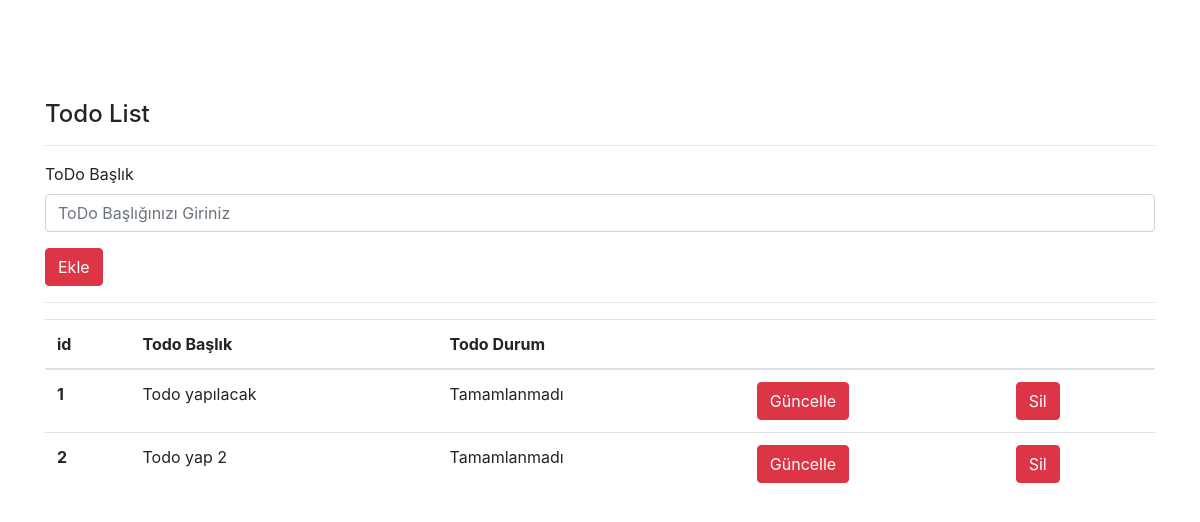
Before: / with the older database file.
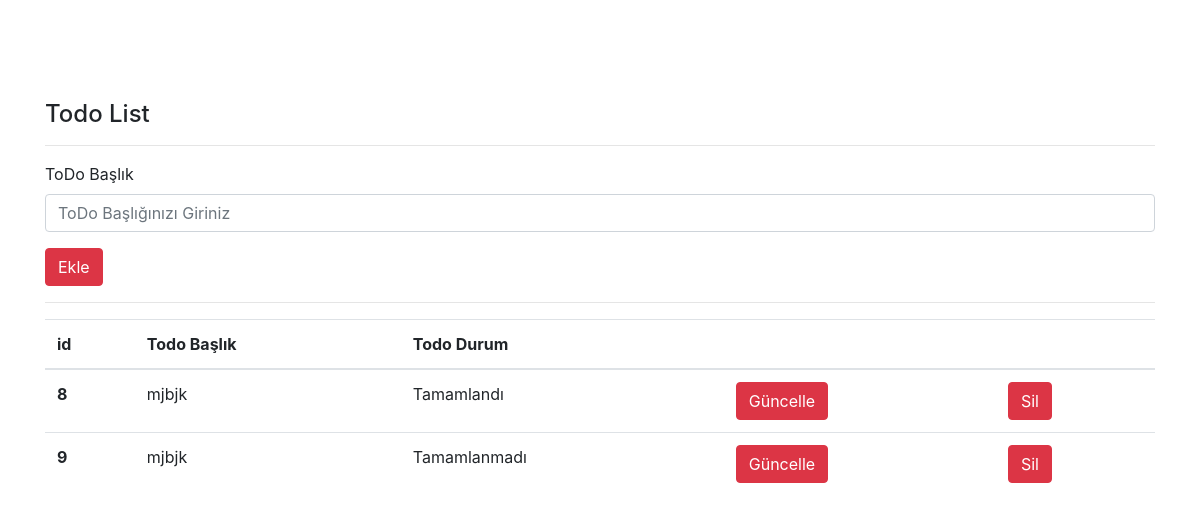
After: the same page with the newer database file.
### todo/models.py (models this page shows, shortened)
class Todo(models.Model):
    title = models.CharField(max_length = 50, verbose_name = "Başlık")
    completed = models.BooleanField(verbose_name= "Durum")

### todo/views.py (the view)
# urls.py: path('', views.index),
def index(request):
    todos = Todo.objects.all()
    return render(request, "index.html", {"todos": todos})

### templates/index.html (shortened to what this page needs)
<!DOCTYPE html>
<html lang="en">
<head>
    <link rel="stylesheet" href="https://stackpath.bootstrapcdn.com/bootstrap/4.3.1/css/bootstrap.min.css"
>
</head>
<body>
    <div style="margin-top: 100px" class="container">
        <h4>Todo List</h4>
        <hr>
        <form action="addTodo" method="POST">
            <div class="form-group">
                <label for="formGroupExampleInput">ToDo Başlık</label>
                <input type="text" name="title" class="form-control" id="formGroupExampleInput"
                    placeholder="ToDo Başlığınızı Giriniz">
            </div>
            <button type="submit" class="btn btn-danger">Ekle</button>
        </form>
        <hr>
        {% if todos %}
        <table class="table">
                <thead>
                    <tr>
                        <th scope="col">id</th>
                        <th scope="col">Todo Başlık</th>
                        <th scope="col">Todo Durum</th>
                        <th scope="col"></th>
                        <th scope="col"></th>
                    </tr>
                </thead>
                <tbody>
                    {% for todo in todos %}
                      <tr>
                          <th scope="row">{{todo.id}}</th>
                          <td>{{todo.title}}</td>
                          {% if todo.completed %}
                            <td>Tamamlandı</td>
                          {% else %}
                            <td>Tamamlanmadı</td>
                          {% endif %}
                          <td><a href="/update/{{todo.id}}" class = "btn btn-danger">Güncelle</a></td>
                          <td><a href="/delete/{{todo.id}}" class = "btn btn-danger">Sil</a></td>
                      </tr>
                    {% endfor %}
                </tbody>
            </table>
        {% else %}
            <div class="alert alert-danger">
                Herhangi bir todonuz yok.
            </div>
        {% endif %}
    </div>
</body>
</html>

Changed rows visible on the page:
removed Todo: id "1", title "Todo yapılacak", completed "Tamamlanmadı"
removed Todo: id "2", title "Todo yap 2", completed "Tamamlanmadı"
added Todo: id "8", title "mjbjk", completed "Tamamlandı"
added Todo: id "9", title "mjbjk", completed "Tamamlanmadı"
